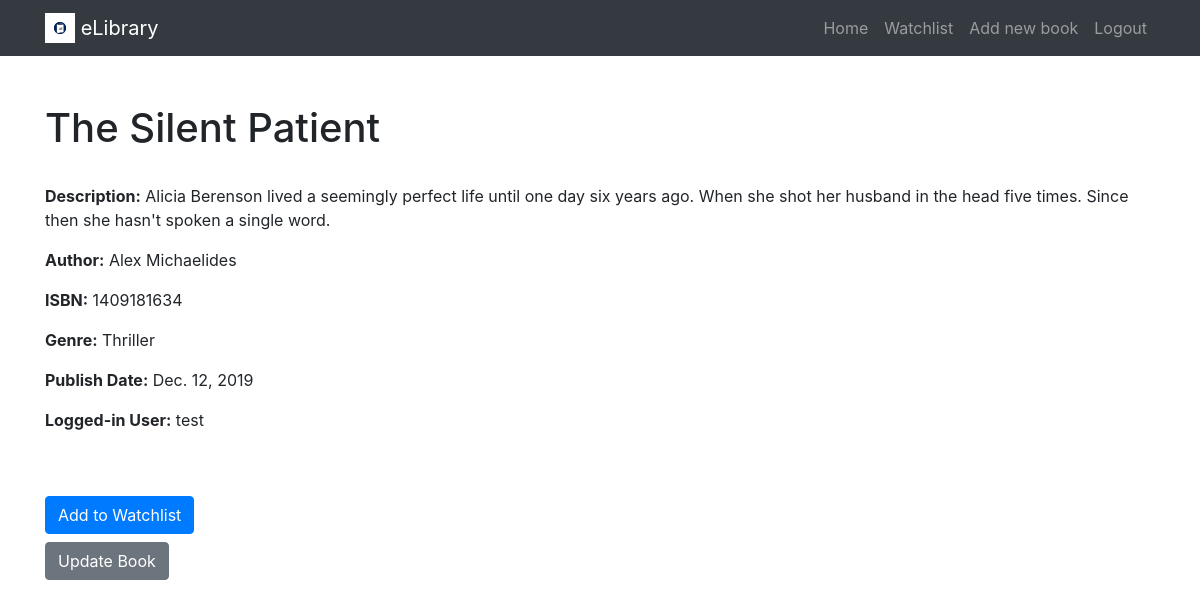
Screenshot of /eLibrary/book/The Silent Patient (signed in) with the database file from the repository.
### eLibrary/models.py (models this page shows, shortened)
class Book(models.Model):
    title = models.CharField(max_length=100)
    author = models.CharField(max_length=100, default="Unknown")
    isbn = models.CharField(max_length=20, default="N/A")
    genre = models.CharField(max_length=50, default="Unknown")
    description = models.TextField(blank=True, null=True)
    publish_date = models.DateField()

### eLibrary/views.py (the view, shortened to what this page needs)
# urls.py: path('book/<str:book_title>', views.book_view, name="book_view"),   #specifc page view
def book_view(request, book_title):
    book = get_object_or_404(Book, title=book_title)
    is_watchlisted = False
    if request.user.is_authenticated:
        user_profile = Profile.objects.get(user=request.user)
        if book in user_profile.my_books.all():
            is_watchlisted = True
    return render(request, 'eLibrary/book.html', {
        'book': book,
        'is_watchlisted': is_watchlisted,
    })

### eLibrary/templates/eLibrary/book.html (shortened to what this page needs)
{% extends 'eLibrary/layout.html' %}
{% block body %}
  <div class="container mt-5">
    <div class="row">
      <div class="col">
        <h1>{{ book.title }}</h1>
        <br>
        {% if book.description %}
          <p><strong>Description:</strong> {{ book.description }}</p>
        {% endif %}
        <p><strong>Author:</strong> {{ book.author }}</p>
        <p><strong>ISBN:</strong> {{ book.isbn }}</p>
        <p><strong>Genre:</strong> {{ book.genre }}</p>
        <p><strong>Publish Date:</strong> {{ book.publish_date }}</p>
        <p><strong>Logged-in User:</strong> {{ request.user.username }}</p>
        <form method="POST" action="{% url 'eLibrary:book_view' book.title %}">
          {% if request.user.is_authenticated %}
            {% if is_watchlisted %}
              <input type="submit" value="Remove from Watchlist" class="btn btn-primary mt-5">
            {% else %}
              <input type="submit" value="Add to Watchlist" class="btn btn-primary mt-5">
            {% endif %}
          {% endif %}
        </form>
        <a href="{% url 'eLibrary:update_book' book.title %}" class="btn btn-secondary mt-2">Update Book</a>
      </div>
    </div>
  </div>
{% endblock %}

### rows the page displays
Book: title "The Silent Patient", description "Alicia Berenson lived a seemingly perfect life until one day six years ago. When she shot her husband in the head five times. Since then she hasn't spoken a single word.", author "Alex Michaelides", isbn "1409181634", genre "Thriller", publish_date "Dec. 12, 2019"

### other values shown
{{ request.user.username }} "test"
